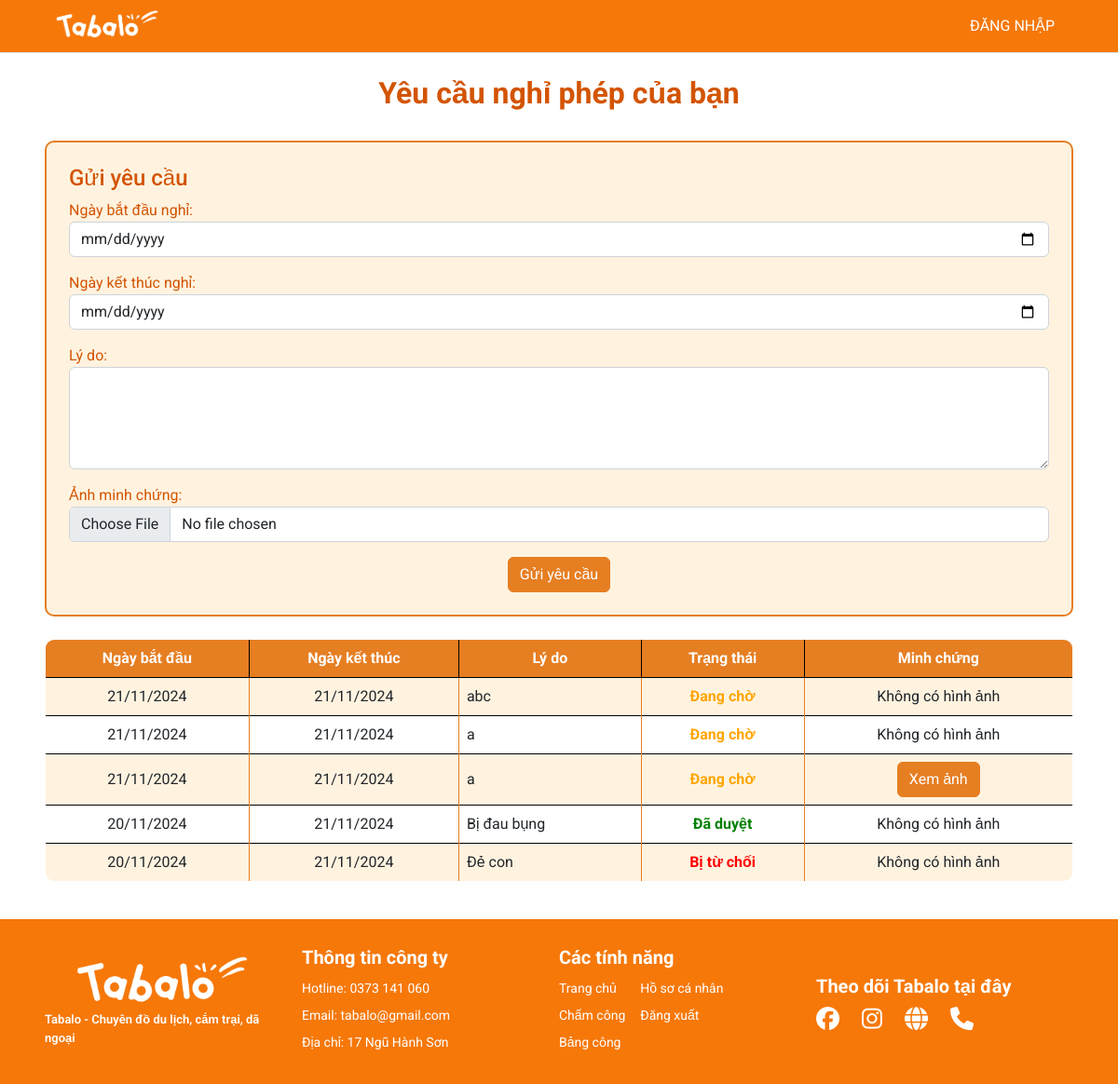
Before: /request-day-off/33trangnha/ with the older database file.
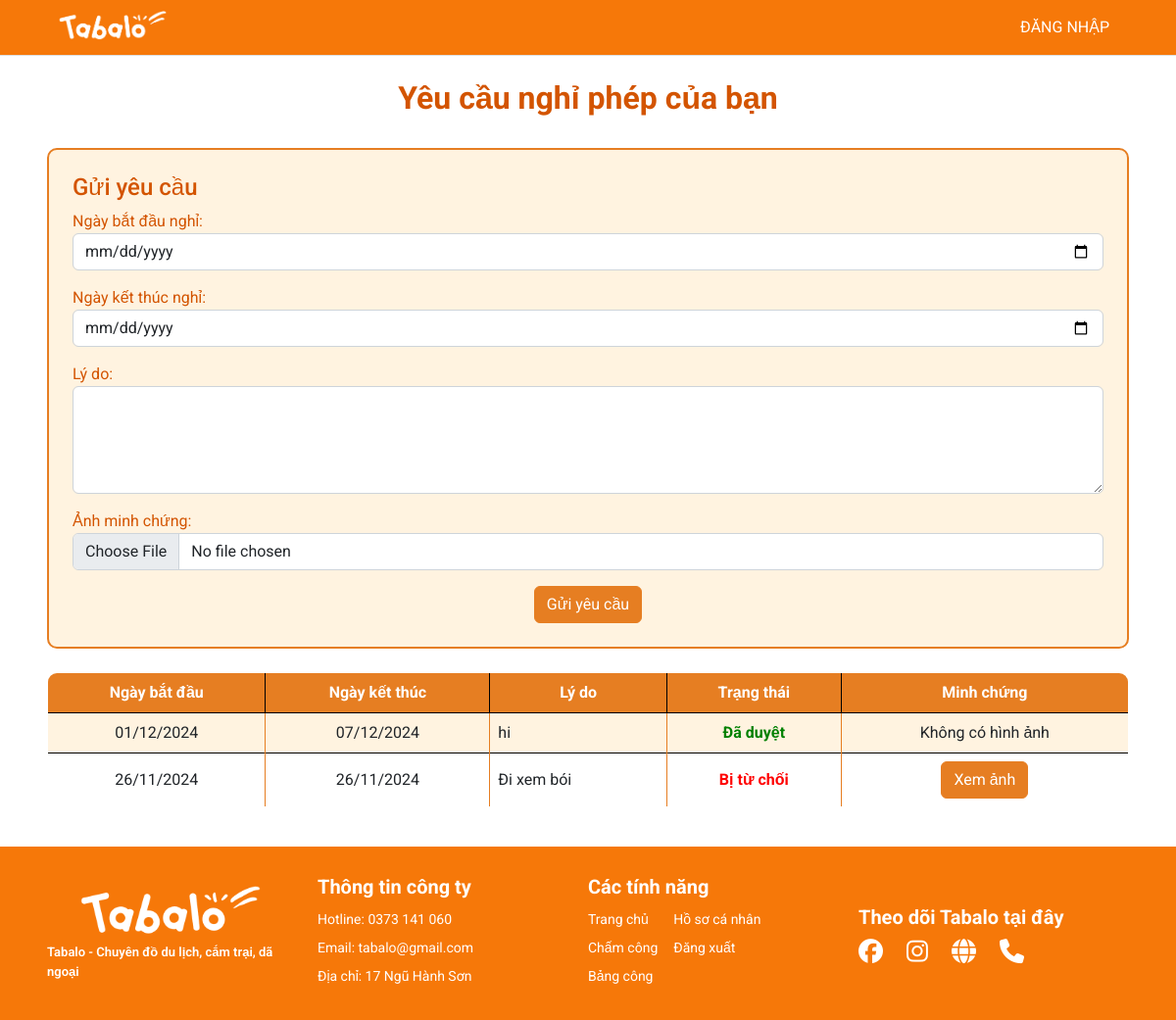
After: the same page with the newer database file.
### myapp/models.py (models this page shows, shortened)
class DayOffRequest(models.Model):
    STATUS_CHOICES = [
        ('pending', 'Pending'),
        ('approved', 'Approved'),
        ('rejected', 'Rejected'),
    ]
    user = models.ForeignKey(User, on_delete=models.CASCADE)
    start_date = models.DateField()
    end_date = models.DateField()
    reason = models.TextField()
    status = models.CharField(max_length=10, choices=STATUS_CHOICES, default='pending')
    image = models.ImageField(upload_to='uploads/', blank=True, null=True)

### myapp/views.py (the view, shortened to what this page needs)
# urls.py: path('request-day-off/<str:username>/', views.request_day_off, name='request-day-off'),
def request_day_off(request, username):
    try:
        title = 'Danh sách nghỉ phép'
        user = User.objects.get(username=username)
        day_off_requests = DayOffRequest.objects.filter(user=user).order_by('-start_date')
        max_end_date = day_off_requests.aggregate(max_end_date=Max('end_date'))['max_end_date']
        if max_end_date is None:
            max_end_date = timezone.now().date()  # Hoặc một giá trị phù hợp
        else:
            max_end_date += timedelta(days=1)
        form = DayOffRequestForm(request.POST or None, request.FILES or None)
        context = {'title': title,'day_off_requests': day_off_requests, 'form': form, 'max_end_date': max_end_date}
        return render(request, 'pages/request_day_off.html', context)
    except User.DoesNotExist:
        return redirect('home')

### myapp/forms.py
class DayOffRequestForm(forms.ModelForm):
    class Meta:
        model = DayOffRequest
        fields = ['start_date', 'end_date', 'reason', 'image']
        labels = {'start_date': 'Ngày bắt đầu nghỉ', 'end_date': 'Ngày kết thúc nghỉ', 'reason': 'Lý do', 'image': 'Ảnh minh chứng'}
        widgets = {
            'start_date': forms.DateInput(attrs={'type': 'date', 'class': 'form-control'}),
            'end_date': forms.DateInput(attrs={'type': 'date', 'class': 'form-control'}),
            'reason': forms.Textarea(attrs={'rows': 4, 'class': 'form-control'}),
            'image': forms.FileInput(attrs={'type': 'file', 'class': 'form-control'})}

### management/context_processors.py (called while the page is built)
def pending_dayoff(request):
  count_pending = DayOffRequest.objects.filter(status='pending').count()
  return {'count_pending': count_pending}

### templates/pages/request_day_off.html (shortened to what this page needs)
{% extends '../layouts/base.html' %}
{% load static %}
{% block main %}
<link rel="stylesheet" href="{% static 'styles/table.css' %}">
<br>
<h1 style="text-align: center; font-size: 2rem; font-weight: bold; color: #D35400;">Yêu cầu nghỉ phép của bạn</h1>
<br>
<div class="container p-4" style="background-color: #FFF3E0; border: 2px solid #E67E22; border-radius: 10px;">
  <h2 style="font-size: 1.5rem; color: #D35400;">Gửi yêu cầu</h2>
  <form method="POST" enctype="multipart/form-data" class="form-request" max_end_date="{{ max_end_date|date:'Y-m-d' }}">
    {{ form.as_p }}
    <center>
      <button type="submit" class="btn btn-primary" style="background-color: #E67E22; border-color: #E67E22;">Gửi yêu cầu</button>
    </center>
  </form>
</div>
<br>
{% if day_off_requests %}
<table class="table table-hover table-bordered custom-border" style="border-radius: 10px; overflow: hidden;">
  <thead class="bg-tab text-white" style="background-color: #E67E22;">
    <tr>
      <th scope="col" class="text-center" >Ngày bắt đầu</th>
      <th scope="col" class="text-center" >Ngày kết thúc</th>
      <th scope="col" class="text-center" >Lý do</th>
      <th scope="col" class="text-center" >Trạng thái</th>
      <th scope="col" class="text-center" >Minh chứng</th>
    </tr>
  </thead>
  <tbody>
    {% for request in day_off_requests %}
    <tr class="table-row" style="transition: background-color 0.3s;">
      <td class="text-center align-middle border-cell">{{ request.start_date|date:"d/m/Y" }}</td>
      <td class="text-center align-middle border-cell">{{ request.end_date|date:"d/m/Y" }}</td>
      <td class="align-middle border-cell">{{ request.reason }}</td>
      <td class="text-center align-middle border-cell">
        {% if request.status == 'approved' %}
        <span style="color: green; font-weight: bold;">Đã duyệt</span>
        {% elif request.status == 'pending' %}
        <span style="color: orange; font-weight: bold;">Đang chờ</span>
        {% else %}
        <span style="color: red; font-weight: bold;">Bị từ chối</span>
        {% endif %}
      </td>
      <td class="text-center align-middle border-cell">
        {% if request.image %}
        <a href="{{ request.image.url }}" target="_blank" style="text-decoration: none;">
          <button class="btn btn-secondary" style="background-color: #E67E22; border-color: #E67E22; color: white;">
            Xem ảnh
          </button>
        </a>
        {% else %}
        <span>Không có hình ảnh</span>
        {% endif %}
      </td>
    </tr>
    {% endfor %}
  </tbody>
</table>
<br>
{% endif %}
{% endblock %}

Changed rows visible on the page:
removed DayOffRequest: start_date "21/11/2024", end_date "21/11/2024", reason "abc", status "Đang chờ", image "Không có hình ảnh"
removed DayOffRequest: start_date "21/11/2024", end_date "21/11/2024", reason "a", status "Đang chờ", image "Không có hình ảnh"
removed DayOffRequest: start_date "21/11/2024", end_date "21/11/2024", reason "a", status "Đang chờ"
removed DayOffRequest: start_date "20/11/2024", end_date "21/11/2024", reason "Bị đau bụng", status "Đã duyệt", shows "Không có hình ảnh"
removed DayOffRequest: start_date "20/11/2024", end_date "21/11/2024", reason "Đẻ con", status "Bị từ chối", shows "Không có hình ảnh"
added DayOffRequest: start_date "01/12/2024", end_date "07/12/2024", reason "hi", status "Đã duyệt", image "Không có hình ảnh"
added DayOffRequest: start_date "26/11/2024", end_date "26/11/2024", reason "Đi xem bói", status "Bị từ chối"
